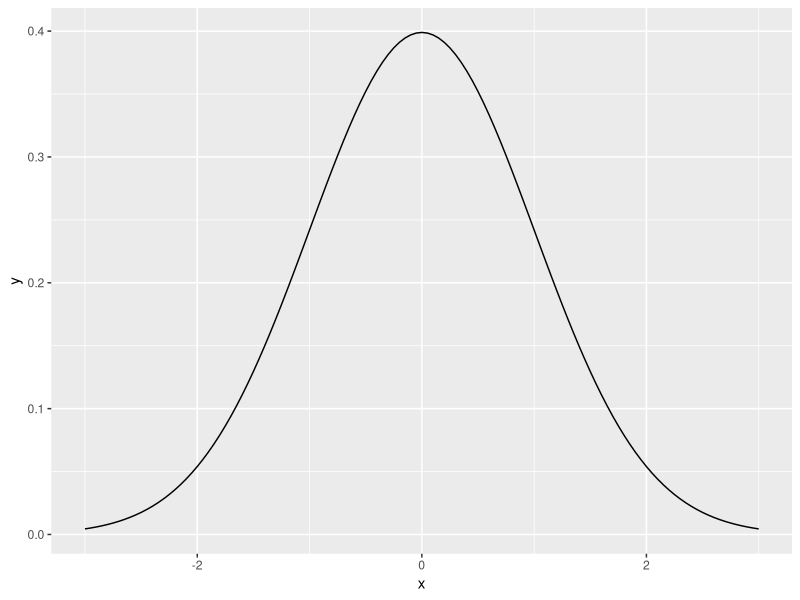
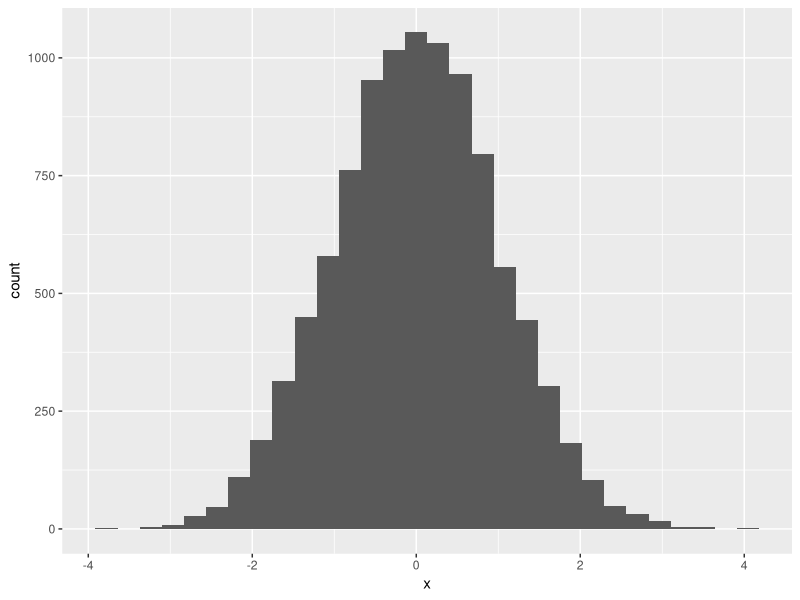
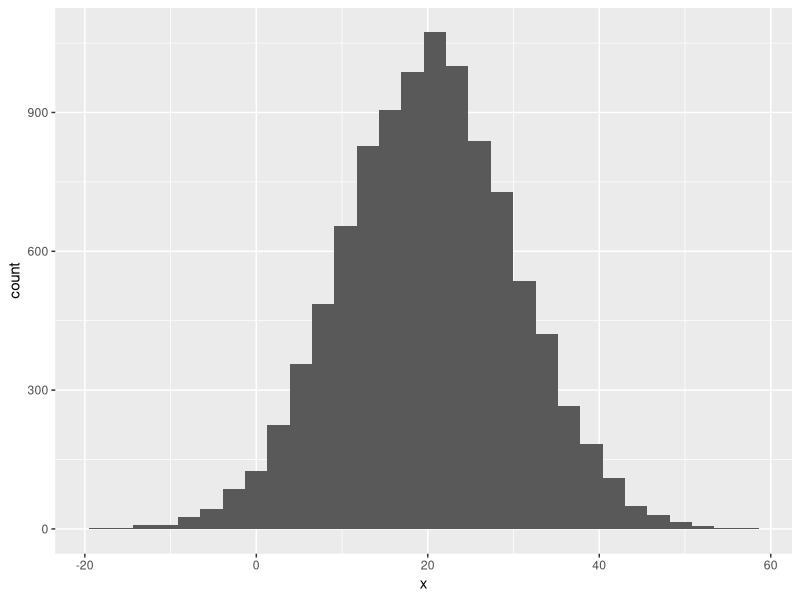
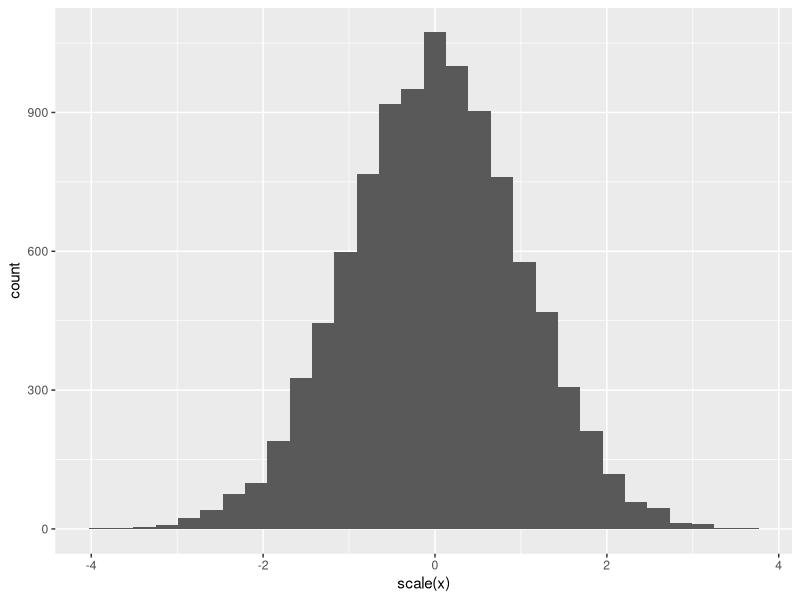

The R source for these figures, in order: (Note: a time limit stopped this script after it produced the figures.)
## ---- chunk 1
# ?Distributions

norm.d <- data.frame(x = seq(-3, 3, .05))
norm.d$y <- dnorm(norm.d$x)
library(ggplot2)
ggplot(norm.d, aes(x, y)) + geom_line()
2*(1 - pnorm(1.96))  # get p-value
qnorm(.975)          # get critical value for some p

norm.data <- data.frame(x = rnorm(10000))
head(norm.data)
ggplot(norm.data, aes(x)) + geom_histogram()

norm.data2 <- data.frame(x = rnorm(10000, mean = 20, sd = 10))
head(norm.data2)
ggplot(norm.data2, aes(x)) + geom_histogram()
ggplot(norm.data2, aes(scale(x))) + geom_histogram() # the defaults for `scale()` normalize the vector

## ---- chunk 2
library(MASS)

cor.data <- mvrnorm(n = 100, mu = c(0, 0), Sigma = matrix(c(1, .5, .5, 1), nrow = 2),  empirical = FALSE)


simA <- function(k = 20, n.cond = 2) {
  dvs <- mvrnorm(n = k*n.cond, mu = c(0,0), Sigma = matrix(c(1, .5, .5, 1), nrow = 2))
  this.data <- cbind(data.frame(condition = c(rep("A", k), rep("B", k))), dvs)
  colnames(this.data) <- c("condition", "DV1", "DV2")
  this.data$DV12 <- apply(this.data[, c("DV1", "DV2")], 1, mean)

  t1.p <- t.test(DV1 ~ condition, this.data)$p.value
  t2.p <- t.test(DV2 ~ condition, this.data)$p.value
  t3.p <- t.test(DV12 ~ condition, this.data)$p.value
  return(c(t1.p, t2.p, t3.p))
}

set.seed(42)
system.time(sims <- replicate(1000, simA()))

sim.results <- data.frame(t1 = rep(NA, 1000), t2 = NA, t3 = NA)
# sim.results <- data.frame(t1 = NA, t2 = NA, t3= NA)  # slower
system.time(for(i in 1:1000) {
  sim.run <- simA()
  sim.results[i, ] <- sim.run
})

sims <- t(sims)
  
sims.df <- as.data.frame(sims)
nrow(sims.df[sims.df$V1 < .05, ])/nrow(sims.df)
nrow(sims.df[sims.df$V2 < .05, ])/nrow(sims.df)
nrow(sims.df[sims.df$V3 < .05, ])/nrow(sims.df)
sims.df$sig <- apply(sims.df, 1, function(x) any(x < .05))
nrow(sims.df[sims.df$sig, ])/nrow(sims.df)
  
simB <- function(k = 20, k.plus = 10) {
  dvs <- mvrnorm(n = (k+k.plus)*2, mu = c(0,0), Sigma = matrix(c(1, .5, .5, 1), nrow = 2))
  this.data <- cbind(data.frame(condition = c(rep("A", k+k.plus), rep("B", k+k.plus)), dataset = c(rep("base", k), rep("extra", k.plus), rep("base", k), rep("extra", k.plus))), dvs)
  colnames(this.data) <- c("condition", "dataset", "DV1", "DV2")
  this.data$DV12 <- apply(this.data[, c("DV1", "DV2")], 1, mean)

  t1base.p <- t.test(DV1 ~ condition, this.data[this.data$dataset == "base", ])$p.value
  t1extra.p <- t.test(DV1 ~ condition, this.data)$p.value
  t2base.p <- t.test(DV2 ~ condition, this.data[this.data$dataset == "base", ])$p.value
  t2extra.p <- t.test(DV2 ~ condition, this.data)$p.value
  t12base.p <- t.test(DV12 ~ condition, this.data[this.data$dataset == "base", ])$p.value
  t12extra.p <- t.test(DV12 ~ condition, this.data)$p.value
  return(c(t1base.p, t1extra.p, t2base.p, t2extra.p, t12base.p, t12extra.p))
}
  
system.time(sims <- replicate(15000, simB()))
  
sims <- t(sims)
  
sims.df <- as.data.frame(sims)
nrow(sims.df[sims.df$V1 < .05, ])/nrow(sims.df)
nrow(sims.df[sims.df$V2 < .05, ])/nrow(sims.df)
nrow(sims.df[sims.df$V3 < .05, ])/nrow(sims.df)
sims.df$sigB1 <- apply(sims.df[, 1:2], 1, function(x) any(x < .05))
nrow(sims.df[sims.df$sigB1, ])/nrow(sims.df)
sims.df$sigB1 <- apply(sims.df[, 1:6], 1, function(x) any(x < .05))
nrow(sims.df[sims.df$sigB1, ])/nrow(sims.df)

## ---- chunk 3
mysleep <- sleep
sleep.lm <- lm(extra ~ group, data = mysleep)
summary(sleep.lm)
anova(sleep.lm)
t.test(extra ~ group, data = mysleep, var.equal = TRUE)

sleep.sims <- simulate(sleep.lm, 2)
sleep.sims$group <- mysleep$group
sleep.sims

t.test(sim_2 ~ group, data = sleep.sims, var.equal = TRUE)


for(i in 1:ncol(sleep.sims)) {
    
}
